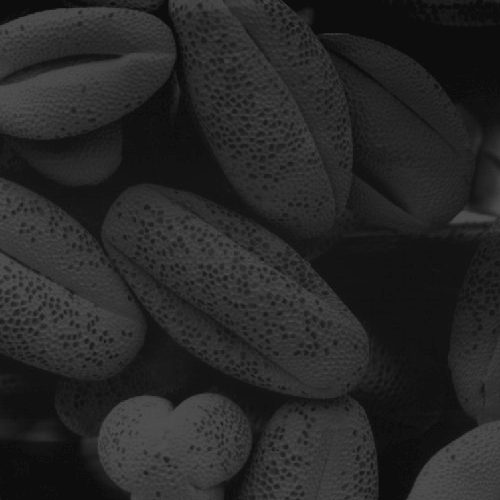
#> input picture images/shells.tif, 500 x 500 px
$ python Q4.py
#> lines starting #> are read from the running program, lines starting #| are printed output that depends on the picture
import cv2 as cv
import numpy as np
from matplotlib import pyplot as plt

img = cv.imread('images/shells.tif', cv.IMREAD_GRAYSCALE)
#> img is the input picture: shape (500, 500); min 13, max 83, mean 38.7

hist, bins = np.histogram(img.ravel(), 256, [0, 256])
#> hist = 256 values, max 17718 at index 13, min 0 at index 0, mean 976.6; bins = 257 values from 0 to 256
cdf = hist.cumsum()
#> cdf = 256 values from 0 to 250000
cdf_normalized = cdf * hist.max() / cdf.max()
#> cdf_normalized = 256 values from 0 to 17718

plt.figure(figsize=(10, 5))
plt.subplot(1, 2, 1)
plt.plot(cdf_normalized, color='b')
plt.hist(img.flatten(), 256, [0, 256], color='r', alpha=0.5)
plt.xlim([0, 256])
plt.legend(('cdf', 'histogram'), loc='upper left')
plt.title('Original Image Histogram')

equ = cv.equalizeHist(img)
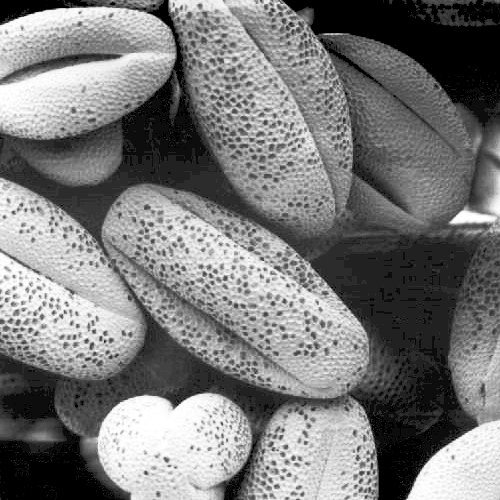
#> equ: shape (500, 500); min 0, max 255, mean 121.5

hist, bins = np.histogram(equ.ravel(), 256, [0, 256])
#> hist = 256 values, max 17814 at index 0, min 0 at index 2, mean 976.6
cdf = hist.cumsum()
#> cdf = 256 values from 17814 to 250000
cdf_normalized = cdf * hist.max() / cdf.max()
#> cdf_normalized = 256 values from 1269.4 to 17814


plt.subplot(1, 2, 2)
plt.plot(cdf_normalized, color='b')
plt.hist(equ.flatten(), 256, [0, 256], color='r', alpha=0.5)
plt.xlim([0, 256])
plt.legend(('cdf', 'histogram'), loc='upper left')
plt.title('Equalized Image Histogram')
plt.show()
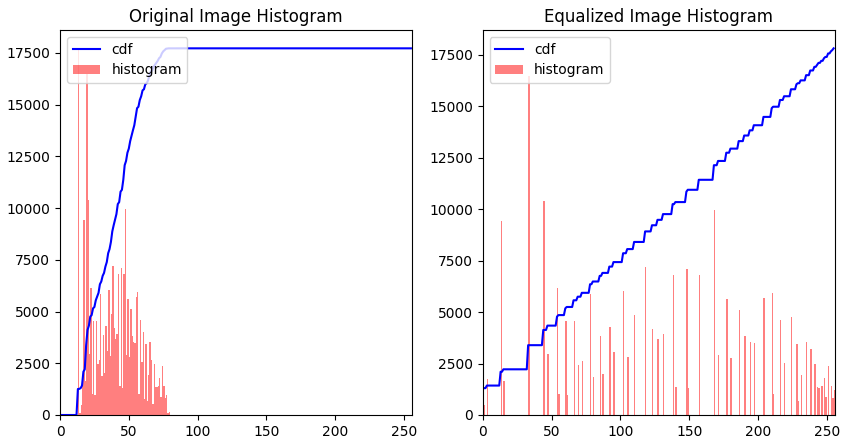
#> figure drawn by matplotlib, 2 panels; panel 1: tallest bar 17718 high, from x = 13 to 14; panel 1: curve peaks at x = 83, y = 17718; panel 2: tallest bar 17814 high, from x = 0 to 1; panel 2: curve peaks at x = 255, y = 17814


cv.imshow('Original Image', img)
cv.imshow('Equalized Image', equ)
cv.waitKey(0)
cv.destroyAllWindows()

$ run again, with images/highlights_and_shadows.jpg saved as images/shells.tif
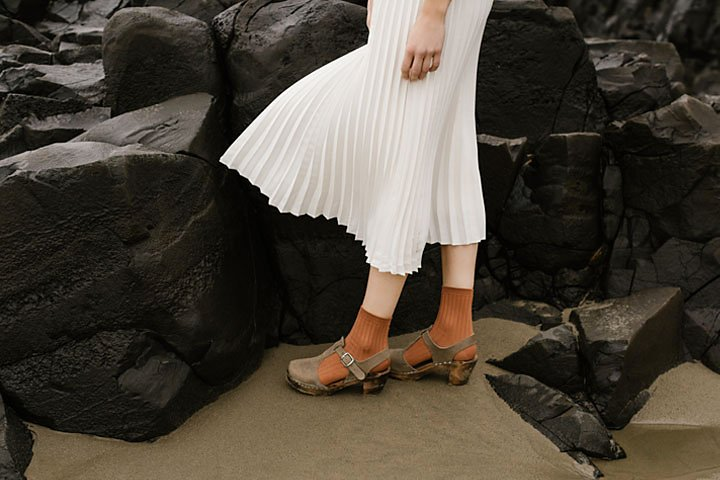
#> input picture images/highlights_and_shadows.jpg, 720 x 480 px
#> `hist, bins = np.histogram(img.ravel(), 256, [0, 256])`: hist = 256 values, max 7412 at index 18, min 12 at index 253, mean 1350; bins = 257 values from 0 to 256
#> cdf = 256 values from 456 to 345600
#> cdf_normalized = 256 values from 9.78 to 7412
#> `equ = cv.equalizeHist(img)`:
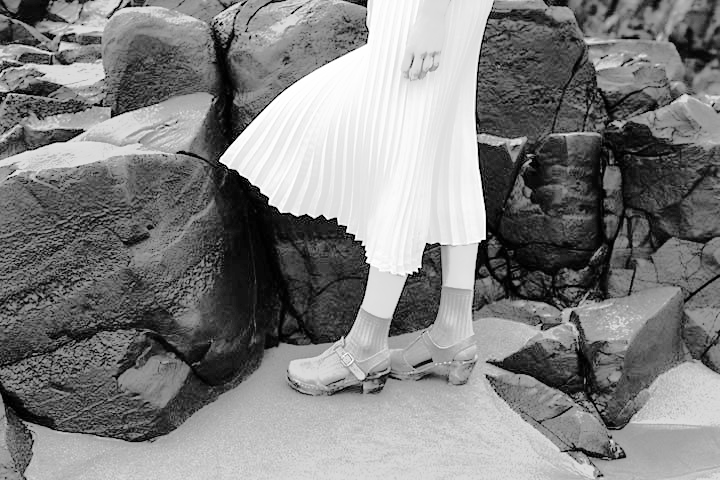
#> equ: shape (480, 720); min 0, max 255, mean 128.6
#> `hist, bins = np.histogram(equ.ravel(), 256, [0, 256])`: hist = 256 values, max 7412 at index 62, min 0 at index 3, mean 1350
#> `plt.show()`:
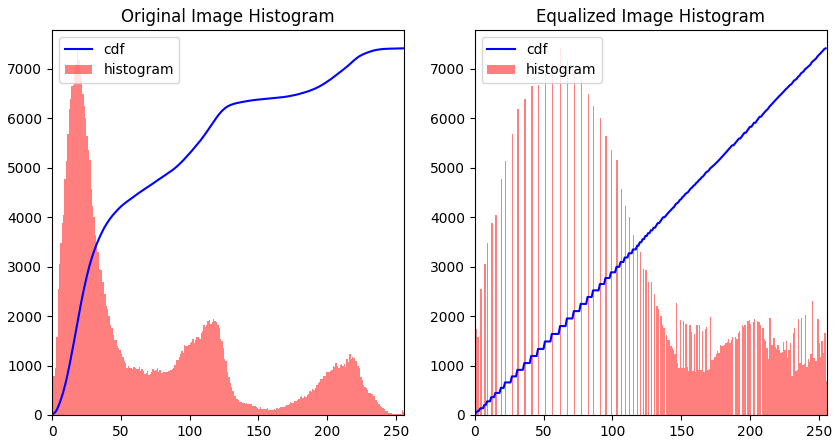
#> figure drawn by matplotlib, 2 panels; panel 1: tallest bar 7412 high, from x = 18 to 19; panel 1: curve peaks at x = 255, y = 7412; panel 2: tallest bar 7412 high, from x = 62 to 63; panel 2: curve peaks at x = 255, y = 7412
